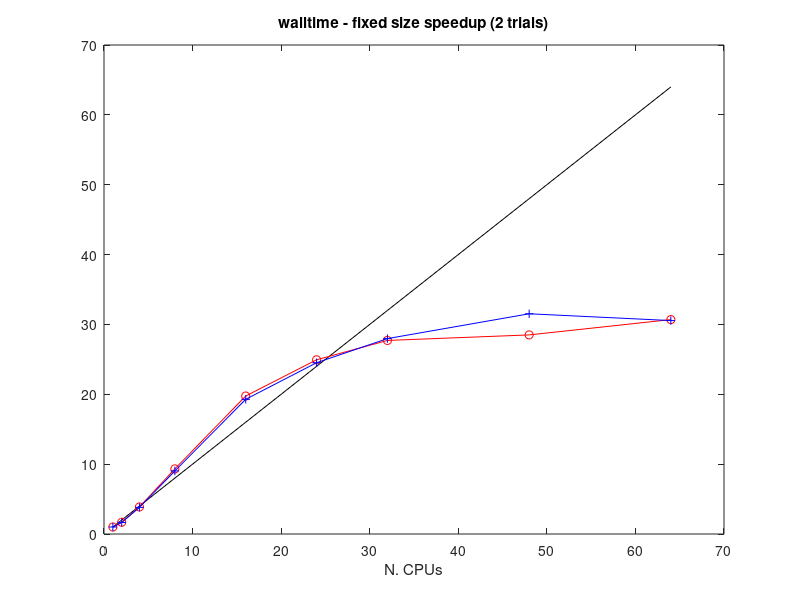

MATLAB code for this plot: (Note: this script raises an error after producing the figure.)
 np = [ 
     1
     2
     4
     8
     16
     24
     32
     48
     64
     ];
 
 % 1st series
 wtime1 = [
     1995
     1185
     515
     214
     101
     80
     72
     70
     65
     ];

 % 2nd series
 wtime2 = [
     1986
     1202
     521
     220
     103
     81
     71
     63
     65
     ];

 % assembly + linear solve - 2nd series
 apls = [
     1781.6045
     1086.6862
     447.4486
     175.0400
     68.3882
     51.3649
     41.9875
     31.8571
     26.7878
	];
	
 % assembly - 2nd series
 assmbly = [
     151.4155
     76.4381
     39.0462
     19.9994
     10.7010
     7.4584
     6.0946
     4.4993
     3.5799
	   ];
 
 % linear solve - 2nd series
 ls = apls - assmbly;

 
 x = np;
 
%-------------------------------------------
 % plot the wall time speedup for both series
 figure(1);
 clf
 plot (x, x, 'k-');
 hold on

 y = wtime1(1) ./ wtime1;
 
 plot (x, y, 'r-o');
 
 y = wtime2(1) ./ wtime2;
 
 plot (x, y, 'b-+');
 title('walltime - fixed size speedup (2 trials)');
 xlabel('N. CPUs');
 legend('linear speed-up', 'series 1', 'series 2',0);
 
if exist('OCTAVE_VERSION')
  %Octave stuff;
else
  axis square
  set(gca,'XTick',np);
  set(gca,'XLim',[np(1) np(length(np))]);
  set(gca,'YLim',[np(1) np(length(np))]);
end


 %-----------------------------------
 % plot the components for 2nd series 
 figure(2);
clf
 plot (x, x, 'k-');
max_y = max(x);
 hold on
 
 y = assmbly(1) ./ assmbly;
 max_y = max(max(y), max_y);
 
 plot (x, y, 'r-o');
 
 y = ls(1) ./ ls;
 max_y = max(max(y), max_y);
 
 plot (x, y, 'b-+');

 legend('linear speed-up', 'assembly', 'linear solver',0);
xlabel('N. CPUs');
title('fixed size speedup');

if exist('OCTAVE_VERSION')
  %Octave stuff;
else
  axis square
  set(gca,'XTick',np);
  set(gca,'XLim',[np(1) np(length(np))]);
  set(gca,'YLim',[np(1) max_y]);
end


